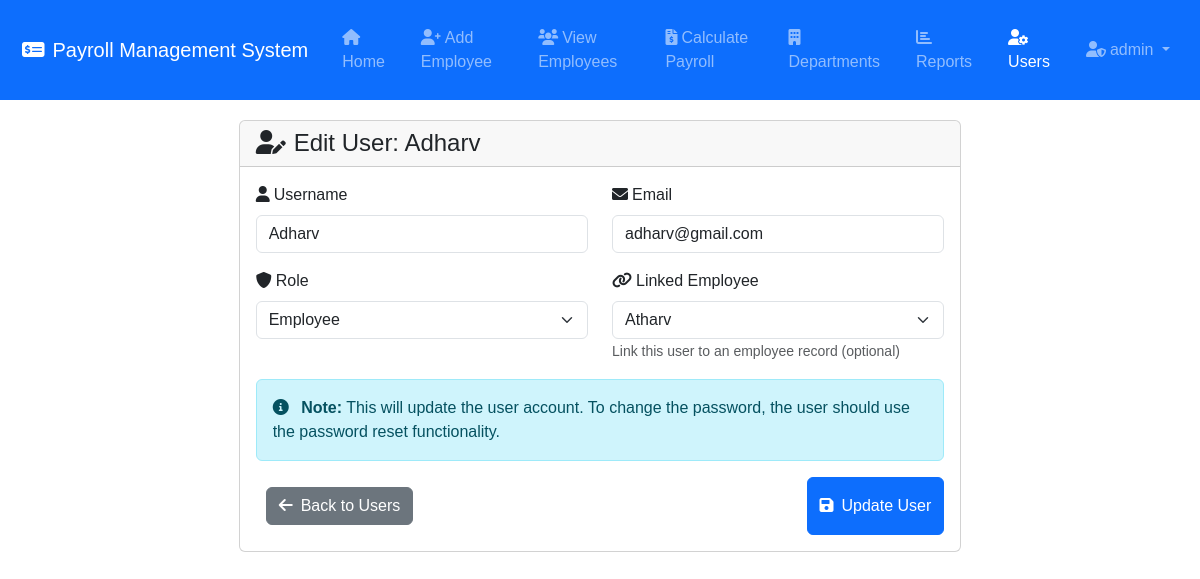
The page /edit_user/5 (signed in) on the database its author committed.
### tables this page shows
CREATE TABLE users (
                id INTEGER PRIMARY KEY AUTOINCREMENT,
                username TEXT UNIQUE NOT NULL,
                email TEXT UNIQUE NOT NULL,
                password_hash TEXT NOT NULL,
                role TEXT NOT NULL DEFAULT 'employee',
                employee_id INTEGER,
                created_at TIMESTAMP DEFAULT CURRENT_TIMESTAMP,
                FOREIGN KEY (employee_id) REFERENCES employees (id)
            );

### app.py (the view, shortened to what this page needs)
@app.route('/edit_user/<int:user_id>', methods=['GET', 'POST'])
@admin_required
def edit_user(user_id):
    conn = sqlite3.connect('payroll_system/database.db')
    c = conn.cursor()
    c.execute("SELECT * FROM users WHERE id = ?", (user_id,))
    user = c.fetchone()
    if not user:
        flash('User not found!', 'danger')
        conn.close()
        return redirect(url_for('manage_users'))
    c.execute("SELECT id, name FROM employees ORDER BY name")
    employees = c.fetchall()
    conn.close()
    return render_template('edit_user.html', user=user, employees=employees)

### app.py (called while the page is built)
@login_manager.user_loader
def load_user(user_id):
    conn = sqlite3.connect('payroll_system/database.db')
    c = conn.cursor()
    c.execute("SELECT * FROM users WHERE id = ?", (user_id,))
    user_data = c.fetchone()
    conn.close()
    if user_data:
        return User(user_data[0], user_data[1], user_data[2], user_data[4], user_data[5])
    return None

def admin_required(f):
    @wraps(f)
    def decorated_function(*args, **kwargs):
        if not current_user.is_authenticated or current_user.role != 'admin':
            flash('Admin access required.', 'danger')
            return redirect(url_for('login'))
        return f(*args, **kwargs)
    return decorated_function

@app.context_processor
def inject_email_config():
    email_configured = (EMAIL_CONFIG.get('enabled', False) and
                        EMAIL_CONFIG.get('email') and
                        EMAIL_CONFIG.get('password'))
    return {'email_configured': email_configured}

### templates/edit_user.html (shortened to what this page needs)
<!DOCTYPE html>
<html lang="en">
<head>
    <link href="https://cdn.jsdelivr.net/npm/bootstrap@5.3.0-alpha1/dist/css/bootstrap.min.css" rel="stylesheet">
    <link href="https://cdnjs.cloudflare.com/ajax/libs/font-awesome/6.0.0/css/all.min.css" rel="stylesheet">
    <link rel="stylesheet" href="{{ url_for('static', filename='style.css') }}">
</head>
<body>
    <nav class="navbar navbar-expand-lg navbar-dark bg-primary mb-4">
        <div class="container-fluid">
            <a class="navbar-brand" href="/">
                <i class="fas fa-money-check-alt me-2"></i>Payroll Management System
            </a>
            <div class="collapse navbar-collapse" id="navbarNav">
                <ul class="navbar-nav me-auto">
                    <li class="nav-item">
                        <a class="nav-link" href="/"><i class="fas fa-home me-1"></i>Home</a>
                    </li>
                    <li class="nav-item">
                        <a class="nav-link" href="/add"><i class="fas fa-user-plus me-1"></i>Add Employee</a>
                    </li>
                    <li class="nav-item">
                        <a class="nav-link" href="/view"><i class="fas fa-users me-1"></i>View Employees</a>
                    </li>
                    <li class="nav-item">
                        <a class="nav-link" href="/payroll"><i class="fas fa-file-invoice-dollar me-1"></i>Calculate Payroll</a>
                    </li>
                    <li class="nav-item">
                        <a class="nav-link" href="/departments"><i class="fas fa-building me-1"></i>Departments</a>
                    </li>
                    <li class="nav-item">
                        <a class="nav-link" href="/department_report"><i class="fas fa-chart-bar me-1"></i>Reports</a>
                    </li>
                    <li class="nav-item">
                        <a class="nav-link active" href="{{ url_for('manage_users') }}"><i class="fas fa-user-cog me-1"></i>Users</a>
                    </li>
                </ul>
                <ul class="navbar-nav ms-auto">
                    <li class="nav-item dropdown">
                        <a class="nav-link dropdown-toggle" href="#" role="button" data-bs-toggle="dropdown">
                            <i class="fas fa-user-shield me-1"></i>{{ current_user.username }}
                        </a>
                    </li>
                </ul>
            </div>
        </div>
    </nav>
    <div class="container">
        <div class="row justify-content-center">
            <div class="col-md-8">
                <div class="card">
                    <div class="card-header">
                        <h4 class="mb-0">
                            <i class="fas fa-user-edit me-2"></i>Edit User: {{ user[1] }}
                        </h4>
                    </div>
                    <div class="card-body">
                        <form method="POST">
                            <div class="row">
                                <div class="col-md-6 mb-3">
                                    <label for="username" class="form-label">
                                        <i class="fas fa-user me-1"></i>Username
                                    </label>
                                    <input type="text" class="form-control" id="username" name="username"
                                           value="{{ user[1] }}" required>
                                </div>
                                <div class="col-md-6 mb-3">
                                    <label for="email" class="form-label">
                                        <i class="fas fa-envelope me-1"></i>Email
                                    </label>
                                    <input type="email" class="form-control" id="email" name="email"
                                           value="{{ user[2] }}" required>
                                </div>
                            </div>
                            <div class="row">
                                <div class="col-md-6 mb-3">
                                    <label for="role" class="form-label">
                                        <i class="fas fa-shield-alt me-1"></i>Role
                                    </label>
                                    <select class="form-select" id="role" name="role" required>
                                        <option value="employee" {{ 'selected' if user[4] == 'employee' else '' }}>Employee</option>
                                    </select>
                                </div>
                                <div class="col-md-6 mb-3">
                                    <label for="employee_id" class="form-label">
                                        <i class="fas fa-link me-1"></i>Linked Employee
                                    </label>
                                    <select class="form-select" id="employee_id" name="employee_id">
                                        {% for employee in employees %}
                                        <option value="{{ employee[0] }}"
                                                {{ 'selected' if user[5] == employee[0] else '' }}>
                                            {{ employee[1] }}
                                        </option>
                                        {% endfor %}
                                    </select>
                                    <small class="form-text text-muted">
                                        Link this user to an employee record (optional)
                                    </small>
                                </div>
                            </div>
                            <div class="row">
                                <div class="col-12">
                                    <div class="alert alert-info">
                                        <i class="fas fa-info-circle me-2"></i>
                                        <strong>Note:</strong> This will update the user account.
                                        To change the password, the user should use the password reset functionality.
                                    </div>
                                </div>
                            </div>
                            <div class="d-flex justify-content-between">
                                <a href="{{ url_for('manage_users') }}" class="btn btn-secondary">
                                    <i class="fas fa-arrow-left me-2"></i>Back to Users
                                </a>
                                <button type="submit" class="btn btn-primary">
                                    <i class="fas fa-save me-2"></i>Update User
                                </button>
                            </div>
                        </form>
                    </div>
                </div>
            </div>
        </div>
    </div>
</body>
</html>

### static/style.css (style rules this page uses)
html, body { height: 100%; margin: 0; padding: 0; }
body { font-family: Arial; margin: 0; padding: 120px 40px 0 40px; min-height: 100vh; display: flex; flex-direction: column; }
a { margin: 10px; display: inline-block; }
.navbar { position: fixed !important; top: 0; left: 0; right: 0; width: 100% !important; margin: 0 !important; z-index: 1030; }
.navbar .nav-item.dropdown { position: relative !important; }
.container, .container-fluid { flex: 1; }

### rows shown on the page
users: username "admin"
users: username "Adharv", email "adharv@gmail.com"

### other values the page prints
form field employee_id "Atharv"
